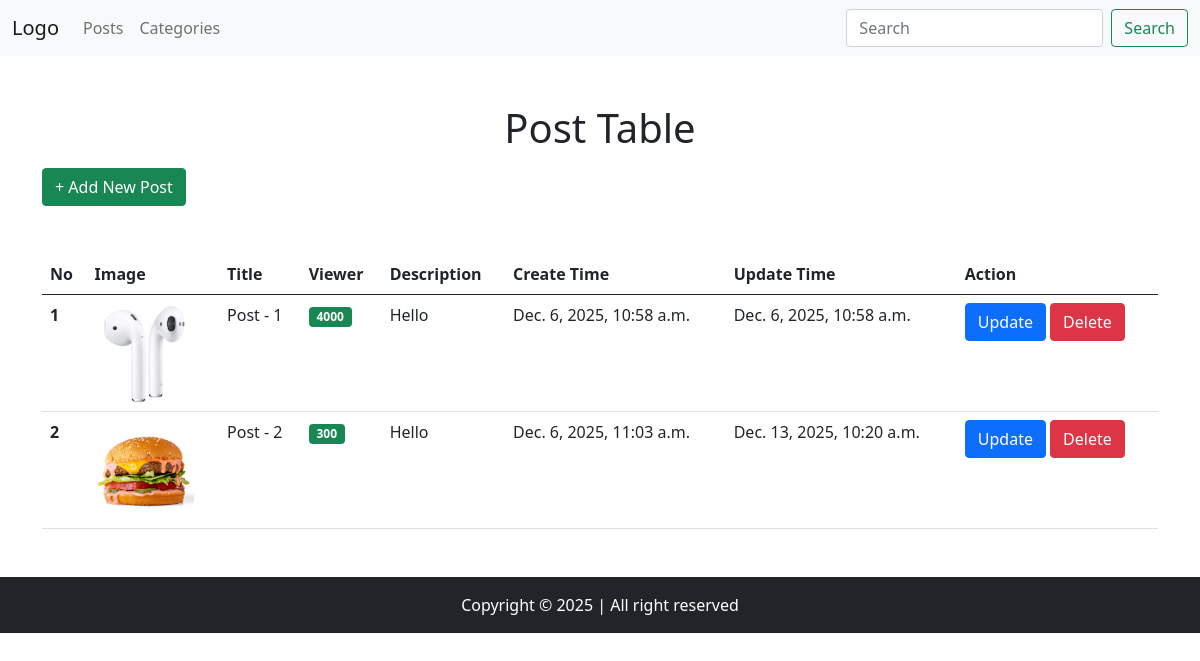
/post/list/, run on the app's committed database.
### app/models.py (models this page shows)
class PostModel(models.Model):
    title = models.CharField(max_length=50)
    description = models.TextField()
    image = models.ImageField(null=True, upload_to="posts/")
    viewer = models.IntegerField(default=0)
    created_at = models.DateTimeField(auto_now_add=True)
    updated_at = models.DateTimeField(auto_now=True)

### app/views.py (the view)
# urls.py: path("post/list/", views.post_list),
def post_list(request):
    posts = PostModel.objects.all()
    context = {"posts": posts}
    return render(request, "post_list.html", context)

### templates/post_list.html (shortened to what this page needs)
{% extends 'components/base.html' %}
{% block body %}
<h1 class="text-center mb-3">Post Table</h1>
<a href="/post/create/" class="btn btn-success">+ Add New Post</a>
<table class="table mt-5">
    <thead>
        <tr>
            <th scope="col">No</th>
            <th scope="col">Image</th>
            <th scope="col">Title</th>
            <th scope="col">Viewer</th>
            <th scope="col">Description</th>
            <th scope="col">Create Time</th>
            <th scope="col">Update Time</th>
            <th scope="col">Action</th>
        </tr>
    </thead>
    <tbody>
       {% for post in posts %}
        <tr>
            <th scope="row">{{ forloop.counter }}</th>
            <td>
                {% if post.image %}
                <img src="{{ post.image.url }}" style="width: 100px;height: 100px;object-fit: contain;">
                {% else %}
                <img src="" style="width: 100px;height: 100px;object-fit: contain;">
                {% endif %}
            </td>
            <td>{{ post.title }}</td>
            <td><span class="badge bg-success">{{ post.viewer }}</span></td>
            <td>{{ post.description }}</td>
            <td>{{ post.created_at }}</td>
            <td>{{ post.updated_at }}</td>
            <td>
                <a href="/post/update/{{ post.id }}/" class="btn btn-primary">Update</a>
                <a href="/post/delete/{{ post.id }}/" class="btn btn-danger">Delete</a>
            </td>
        </tr>
        {% endfor %}
    </tbody>
</table>
{% endblock %}

### templates/components/base.html (shortened to what this page needs)
<!DOCTYPE html>
<html lang="en">
<head>
    <link href="https://cdn.jsdelivr.net/npm/bootstrap@5.0.2/dist/css/bootstrap.min.css" rel="stylesheet"
>
</head>
<body>
    {% include 'components/header.html' %}
    <div class="container my-5">
        {% block body %}{% endblock %}
    </div>
    {% include 'components/footer.html' %}
</body>
</html>

### templates/components/header.html (shortened to what this page needs)
<nav class="navbar navbar-expand-lg navbar-light bg-light">
    <div class="container-fluid">
        <a class="navbar-brand" href="/">Logo</a>
        <div class="collapse navbar-collapse" id="navbarSupportedContent">
            <ul class="navbar-nav me-auto mb-2 mb-lg-0">
                <li class="nav-item">
                    <a class="nav-link" href="/post/list/">Posts</a>
                </li>
                <li class="nav-item">
                    <a class="nav-link" href="/category/list/">Categories</a>
                </li>
            </ul>
            <form class="d-flex">
                <input class="form-control me-2" type="search" placeholder="Search" aria-label="Search">
                <button class="btn btn-outline-success" type="submit">Search</button>
            </form>
        </div>
    </div>
</nav>

### templates/components/footer.html
<footer class="bg-dark py-3">
    <p class="text-center mb-0 text-white">Copyright &copy; 2025 | All right reserved </p>
</footer>

### data on the page
PostModel: image (picture), title "Post - 1", viewer "4000", description "Hello", created_at "Dec. 6, 2025, 10:58 a.m.", updated_at "Dec. 6, 2025, 10:58 a.m."
PostModel: image (picture), title "Post - 2", viewer "300", description "Hello", created_at "Dec. 6, 2025, 11:03 a.m.", updated_at "Dec. 13, 2025, 10:20 a.m."
